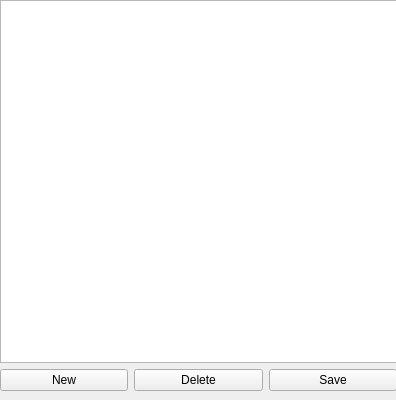
<?xml version="1.0" encoding="UTF-8"?>
<ui version="4.0">
 <class>Form</class>
 <widget class="QWidget" name="Form">
  <property name="geometry">
   <rect>
    <x>0</x>
    <y>0</y>
    <width>396</width>
    <height>400</height>
   </rect>
  </property>
  <property name="windowTitle">
   <string>Form</string>
  </property>
  <widget class="QWidget" name="verticalLayoutWidget">
   <property name="geometry">
    <rect>
     <x>0</x>
     <y>0</y>
     <width>397</width>
     <height>391</height>
    </rect>
   </property>
   <layout class="QVBoxLayout" name="verticalLayout">
    <item>
     <widget class="QTableView" name="tableView"/>
    </item>
    <item>
     <layout class="QHBoxLayout" name="horizontalLayout">
      <item>
       <widget class="QPushButton" name="new_btn">
        <property name="text">
         <string>New</string>
        </property>
       </widget>
      </item>
      <item>
       <widget class="QPushButton" name="delete_btn">
        <property name="text">
         <string>Delete</string>
        </property>
       </widget>
      </item>
      <item>
       <widget class="QPushButton" name="save_btn">
        <property name="text">
         <string>Save</string>
        </property>
       </widget>
      </item>
     </layout>
    </item>
   </layout>
  </widget>
 </widget>
 <resources/>
 <connections/>
</ui>
